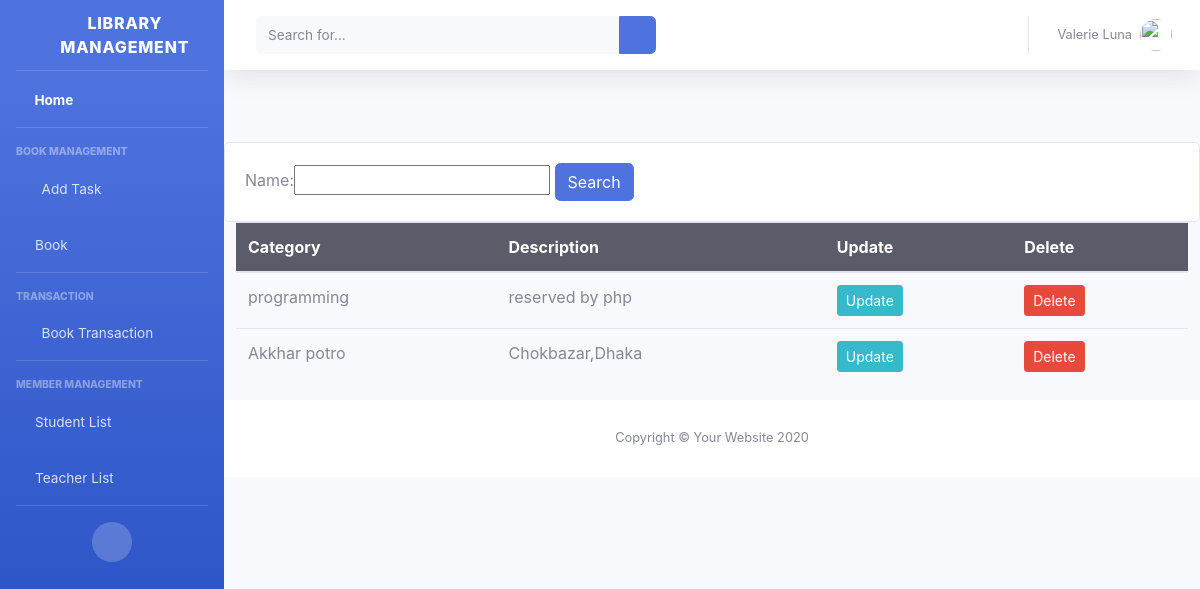
The page /category/ on the database its author committed.
### library/models.py (models this page shows, shortened)
class Category(models.Model):
    name=models.CharField(max_length= 100,null=True)
    desc =models.TextField(null=True,blank=True)
    class Meta:
       db_table = 'library_category'

### library/views.py (the view)
# urls.py: path('category/',views.category,name='category'),
def category(request):
    categories = Category.objects.all()
    myFilter = categoryFilter(request.GET,queryset=categories)
    categories = myFilter.qs
    context={
        'categories':categories,
        'myFilter':myFilter
    }
    return render(request,'library/category.html',context)

### templates/library/category.html
{%extends 'library/main.html'%}
{%block content%}
<br>
<br>
<div class="row">
  <div class="col">
    <div class="card card-body">
      <form method="GET">
        {{myFilter.form}}
        <button class="btn btn-primary" type="submit">Search</button>
      </form>
    </div>
  </div>
</div>
<div class="container">
    <div class="row" >
        <table class="table mb-3">
          <thead class="thead bg-dark text-white">
            <tr>
              <th scope="col">Category</th>
              <th scope="col">Description</th>
              <th scope="col">Update</th>
              <th scope="col">Delete</th>
            </tr>
          </thead>
          {%for category in categories%}
          <tr>
            <td>{{category.name}}</td>
            <td>{{category.desc}}</td>
            <td><a class='btn btn-sm btn-info' href="{% url 'updatecategory' category.id %}">Update</a></td>
            <td><a class='btn btn-sm btn-danger' href="{% url 'deletecategory' category.id %}">Delete</a></td>
          </tr>
          {%endfor%}
        </table>
      </div>
    </div>
{%endblock%}

### rows shown on the page
Category: name "programming", desc "reserved by php"
Category: name "Akkhar potro", desc "Chokbazar,Dhaka"
